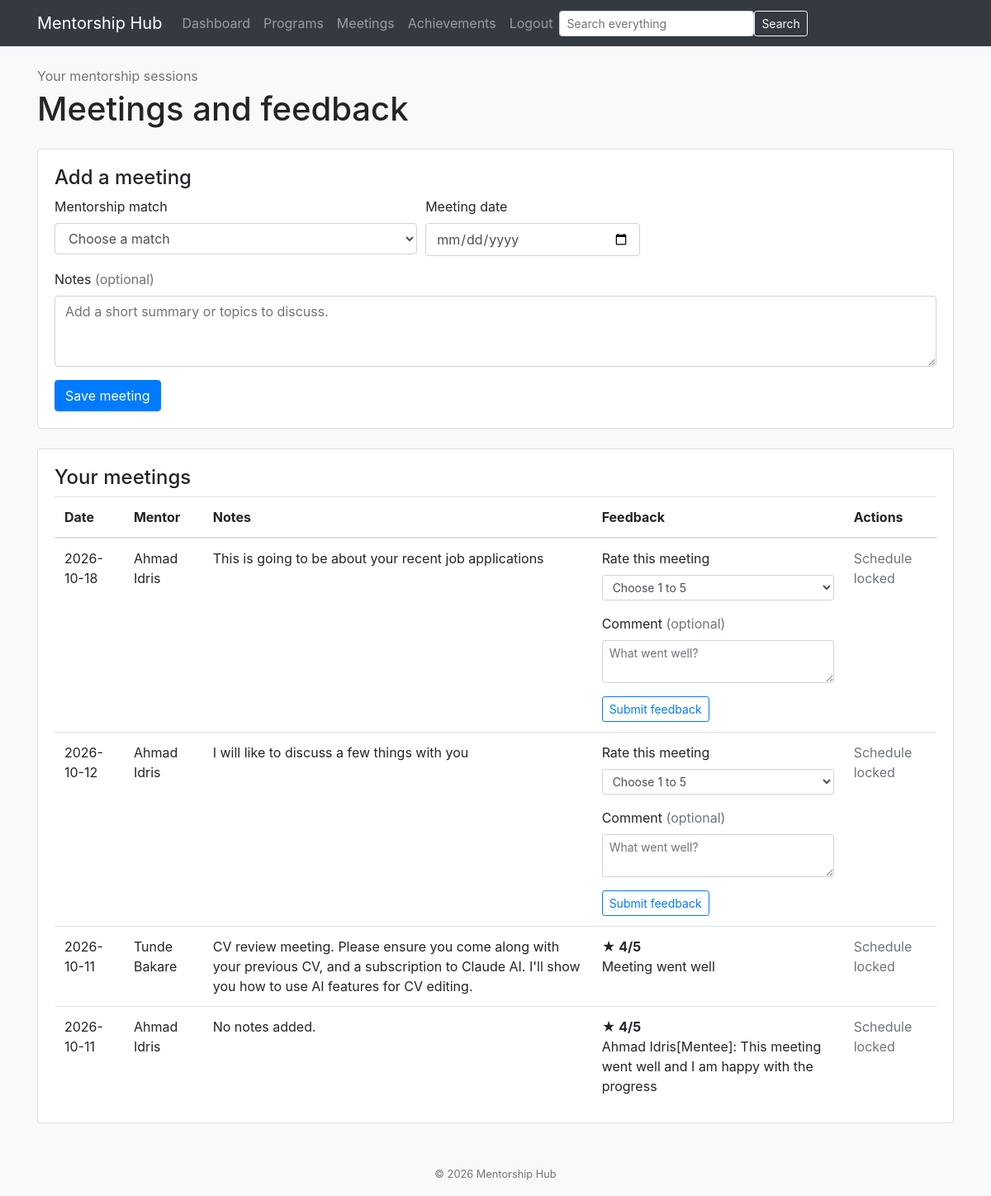
Screenshot of /meetings (signed in) with the database file from the repository.
### tables this page shows
CREATE TABLE Mentor (
    MentorID INTEGER PRIMARY KEY AUTOINCREMENT,
    Name TEXT,
    Email TEXT,
    Expertise TEXT,
    JoinedAt TEXT DEFAULT CURRENT_TIMESTAMP
);

CREATE TABLE Meeting (
    MeetingID INTEGER PRIMARY KEY AUTOINCREMENT,
    MatchID INTEGER,
    MeetingDate TEXT,
    Notes TEXT
);

CREATE TABLE Feedback (
    FeedbackID INTEGER PRIMARY KEY AUTOINCREMENT,
    MeetingID INTEGER,
    Rating INTEGER,
    Comments TEXT,
    SubmittedAt TEXT DEFAULT CURRENT_TIMESTAMP
);

### app.py (the view)
@app.route('/meetings')
def meetings():
    if 'user_name' not in session:
        return redirect(url_for('login'))
    if session.get('user_type') not in ('Mentor', 'Mentee'):
        return redirect(url_for('dashboard'))
    conn = sqlite3.connect(DB_PATH)
    if session['user_type'] == 'Mentor':
        match_query = '''SELECT Match.MatchID, Mentee.Name, Program.ProgramName
                         FROM Match
                         INNER JOIN Mentee ON Match.MenteeID = Mentee.MenteeID
                         INNER JOIN Program ON Match.ProgramID = Program.ProgramID
                         WHERE Match.MentorID = ? ORDER BY Mentee.Name, Program.ProgramName'''
        meeting_query = '''SELECT Meeting.MeetingID, Meeting.MeetingDate, Mentee.Name, Meeting.Notes,
                                  Feedback.Rating, Feedback.Comments,
                                  CASE WHEN date(Meeting.MeetingDate) <= date('now') THEN 1 ELSE 0 END,
                                  CASE WHEN date(Meeting.MeetingDate) < date('now') OR Feedback.FeedbackID IS NOT NULL THEN 1 ELSE 0 END
                           FROM Meeting
                           INNER JOIN Match ON Meeting.MatchID = Match.MatchID
                           INNER JOIN Mentee ON Match.MenteeID = Mentee.MenteeID
                           LEFT JOIN Feedback ON Meeting.MeetingID = Feedback.MeetingID
                           WHERE Match.MentorID = ? ORDER BY Meeting.MeetingDate DESC'''
    else:
        match_query = '''SELECT Match.MatchID, Mentor.Name, Program.ProgramName
                         FROM Match
                         INNER JOIN Mentor ON Match.MentorID = Mentor.MentorID
                         INNER JOIN Program ON Match.ProgramID = Program.ProgramID
                         WHERE Match.MenteeID = ? ORDER BY Mentor.Name, Program.ProgramName'''
        meeting_query = '''SELECT Meeting.MeetingID, Meeting.MeetingDate, Mentor.Name, Meeting.Notes,
                                  Feedback.Rating, Feedback.Comments,
                                  CASE WHEN date(Meeting.MeetingDate) <= date('now') THEN 1 ELSE 0 END,
                                  CASE WHEN date(Meeting.MeetingDate) < date('now') OR Feedback.FeedbackID IS NOT NULL THEN 1 ELSE 0 END
                           FROM Meeting
                           INNER JOIN Match ON Meeting.MatchID = Match.MatchID
                           INNER JOIN Mentor ON Match.MentorID = Mentor.MentorID
                           LEFT JOIN Feedback ON Meeting.MeetingID = Feedback.MeetingID
                           WHERE Match.MenteeID = ? ORDER BY Meeting.MeetingDate DESC'''
    person_id = session['person_id']
    matches = conn.execute(match_query, (person_id,)).fetchall()
    meetings = conn.execute(meeting_query, (person_id,)).fetchall()
    edit_meeting_id = request.args.get('edit', type=int)
    if edit_meeting_id and not any(
        meeting[0] == edit_meeting_id and not meeting[7] for meeting in meetings
    ):
        edit_meeting_id = None
    conn.close()
    return render_template('meetings.html', meetings=meetings, matches=matches,
                           user_type=session['user_type'], edit_meeting_id=edit_meeting_id)

### templates/meetings.html (shortened to what this page needs)
{% extends "base.html" %}
{% block content %}
<div class="d-flex justify-content-between align-items-center mb-4">
    <div>
        <p class="text-muted mb-1">Your mentorship sessions</p>
        <h1 class="mb-0">Meetings and feedback</h1>
    </div>
</div>
<div class="card shadow-sm mb-4" id="new-meeting">
    <div class="card-body">
        <h2 class="h4">Add a meeting</h2>
        {% if matches %}
        <form method="post" action="{{ url_for('add_meeting') }}" class="form-row">
            <div class="form-group col-md-5">
                <label for="match_id">Mentorship match</label>
                <select class="form-control" id="match_id" name="match_id" required>
                    <option value="">Choose a match</option>
                </select>
            </div>
            <div class="form-group col-md-3">
                <label for="meeting_date">Meeting date</label>
                <input class="form-control" id="meeting_date" name="meeting_date" type="date" required>
            </div>
            <div class="form-group col-12">
                <label for="notes">Notes <span class="text-muted">(optional)</span></label>
                <textarea class="form-control" id="notes" name="notes" rows="3"
                          placeholder="Add a short summary or topics to discuss."></textarea>
            </div>
            <div class="col-12">
                <button class="btn btn-primary" type="submit">Save meeting</button>
            </div>
        </form>
        {% else %}
        <p class="text-muted mb-0">You need an assigned mentorship match before you can add a meeting.</p>
        {% endif %}
    </div>
</div>
<div class="card shadow-sm">
    <div class="card-body">
        <h2 class="h4">Your meetings</h2>
        <div class="table-responsive">
            <table class="table align-middle mb-0">
                <thead>
                    <tr>
                        <th>Date</th>
                        <th>{% if user_type == 'Mentor' %}Mentee{% else %}Mentor{% endif %}</th>
                        <th>Notes</th>
                        <th id="feedback">Feedback</th>
                        <th>Actions</th>
                    </tr>
                </thead>
                <tbody>
                    {% for meeting in meetings %}
                    <tr>
                        {% if edit_meeting_id == meeting[0] and not meeting[7] %}
                        <td colspan="5">
                            <form method="post" action="{{ url_for('edit_meeting', meeting_id=meeting[0]) }}">
                                <div class="form-row align-items-end">
                                    <div class="form-group col-md-3">
                                        <label for="edit-date-{{ meeting[0] }}">Meeting date</label>
                                        <input class="form-control" id="edit-date-{{ meeting[0] }}"
                                               name="meeting_date" type="date" value="{{ meeting[1] }}" required>
                                    </div>
                                    <div class="form-group col-md-6">
                                        <label for="edit-notes-{{ meeting[0] }}">Notes</label>
                                        <textarea class="form-control" id="edit-notes-{{ meeting[0] }}"
                                                  name="notes" rows="2">{{ meeting[3] or '' }}</textarea>
                                    </div>
                                    <div class="form-group col-md-3">
                                        <button class="btn btn-primary" type="submit">Save changes</button>
                                        <a class="btn btn-outline-secondary"
                                           href="{{ url_for('meetings') }}">Cancel</a>
                                    </div>
                                </div>
                            </form>
                        </td>
                        {% else %}
                        <td>{{ meeting[1] }}</td>
                        <td>{{ meeting[2] }}</td>
                        <td>{{ meeting[3] or 'No notes added.' }}</td>
                        <td>
                            {% if meeting[4] %}
                            <strong>&#9733; {{ meeting[4] }}/5</strong>
                            {% if meeting[5] %}<br><span>{{ meeting[5] }}</span>{% endif %}
                            {% elif user_type == 'Mentee' and meeting[6] %}
                            <form method="post" action="{{ url_for('add_feedback', meeting_id=meeting[0]) }}">
                                <div class="form-group">
                                    <label for="rating-{{ meeting[0] }}">Rate this meeting</label>
                                    <select class="form-control form-control-sm" id="rating-{{ meeting[0] }}"
                                        name="rating" required>
                                        <option value="">Choose 1 to 5</option>
                                    </select>
                                </div>
                                <div class="form-group">
                                    <label for="comments-{{ meeting[0] }}">
                                        Comment <span class="text-muted">(optional)</span>
                                    </label>
                                    <textarea class="form-control form-control-sm"
                                              id="comments-{{ meeting[0] }}" name="comments" rows="2"
                                              placeholder="What went well?"></textarea>
                                </div>
                                <button class="btn btn-sm btn-outline-primary" type="submit">Submit feedback</button>
                            </form>
                            {% elif user_type == 'Mentee' %}
                            <span class="text-muted">Available after the meeting</span>
                            {% else %}
                            <span class="text-muted">Not submitted</span>
                            {% endif %}
                        </td>
                        <td>
                            {% if not meeting[7] %}
                            <a class="btn btn-sm btn-outline-primary mb-1"
                               href="{{ url_for('meetings', edit=meeting[0]) }}">Edit</a>
                               <form method="post" action="{{ url_for('delete_meeting', meeting_id=meeting[0]) }}"
                                  onsubmit="return confirm('Delete this meeting and its feedback?');">
                                <button class="btn btn-sm btn-outline-danger" type="submit">Delete</button>
                            </form>
                            {% else %}
                            <span class="text-muted">Schedule locked</span>
                            {% endif %}
                        </td>
                        {% endif %}
                    </tr>
                    {% else %}
                    <tr>
                        <td colspan="5" class="text-muted">No meetings recorded yet. Add your first meeting above.</td>
                    </tr>
                    {% endfor %}
                </tbody>
            </table>
        </div>
    </div>
</div>
{% endblock %}

### rows the page displays
Mentor: MeetingDate "2026-10-18", Name "Ahmad Idris", Notes "This is going to be about your recent job applications", comments "What went well?", MeetingDate "2026-10-12", Notes "I will like to discuss a few things with you"
Feedback: MeetingDate "2026-10-11", Name "Tunde Bakare", Notes "CV review meeting. Please ensure you come along with your previous CV, and a subscription to Claude AI. I'll show you how to use AI features for CV editing.", Rating "4", Comments "Meeting went well"
Feedback: MeetingDate "2026-10-11", Name "Ahmad Idris", Notes "No notes added.", Rating "4", Comments "Ahmad Idris[Mentee]: This meeting went well and I am happy with the progress"
